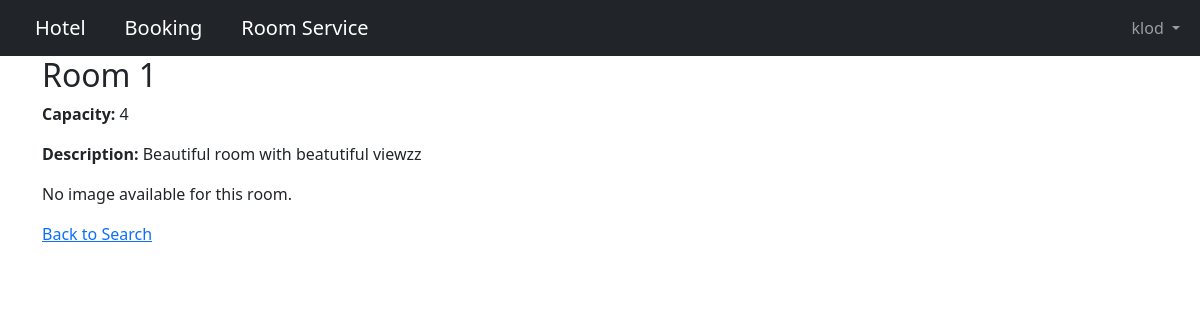
Page /Booking/room/2/ (signed in) on the committed database.
### accounts/models.py (models this page shows)
class CustomUser(AbstractUser):
    age = models.PositiveIntegerField(null=True, blank=True)

### Booking/models.py (models this page shows, shortened)
class Room(models.Model):
    name = models.CharField(max_length=100, unique=True)
    capacity = models.IntegerField()
    description = models.TextField(blank=True, null=True)
    image = models.ImageField(upload_to='room_images/', blank=True, null=True)  # Add this line

### Booking/views.py (the view)
# urls.py: path('room/<int:room_id>/', views.room_detail, name='room_detail'),  # Add this line
def room_detail(request, room_id):
    room = get_object_or_404(Room, id=room_id)
    return render(request, 'room_detail.html', {'room': room})

### accounts/context_processors.py (called while the page is built)
def user_groups(request):
    if request.user.is_authenticated:
        return{'is_manager': request.user.groups.filter(name='Manager').exists()}
    return {'is_manager': False}

### Booking/templates/room_detail.html
{% extends 'base.html' %}
{% block content %}
<h2>{{ room.name }}</h2>
<p><strong>Capacity:</strong> {{ room.capacity }}</p>
<p><strong>Description:</strong> {{ room.description }}</p>
{% if room.image %}
    <img src="{{ room.image.url }}" alt="{{ room.name }}" style="max-width: 100%; height: auto;">
{% else %}
    <p>No image available for this room.</p>
{% endif %}
<a href="{% url 'search_rooms' %}">Back to Search</a>
{% endblock %}

### templates/base.html (shortened to what this page needs)
{% load static %}
<!DOCTYPE html>
<html lang="en">
  <head>
    <link
      href="https://cdn.jsdelivr.net/npm/bootstrap@5.3.3/dist/css/bootstrap.min.css"
      rel="stylesheet"
      integrity="sha384-
			QWTKZyjpPEjISv5WaRU9OFeRpok6YctnYmDr5pNlyT2bRjXh0JMhjY6hW+ALEwIH"
    />
  </head>
  <body>
    <nav class="navbar navbar-expand-lg navbar-dark bg-dark">
      <div class="container-fluid">
        <li class="nav-item">
            <a class="navbar-brand" href="{% url 'home' %}">Hotel</a>
        </li>
        <li class="nav-item">
            <a class="navbar-brand" href="{% url 'search_rooms' %}">Booking</a>
        </li>
        <li class="nav-item">
            <a class="navbar-brand" href="{% url 'request_service' %}">Room Service</a>
        </li>
        <div class="collapse navbar-collapse" id="navbarSupportedContent">
            {% if user.is_authenticated %}
          <div class="mr-auto">
            <ul class="navbar-nav">
              <li class="nav-item dropdown">
                <a class="nav-link dropdown-toggle" href="#" role="button" data-bs-toggle="dropdown" aria-expanded="false"> {{ user.username }} </a>
              </li>
            </ul>
          </div>
          {% endif %}
        </div>
      </div>
    </nav>
    <main>
      <div class="container">{% block content %} {% endblock content %}</div>
    </main>
  </body>
</html>

### rows in the picture
CustomUser: username "klod"
Room: name "Room 1", capacity "4", description "Beautiful room with beatutiful viewzz"
